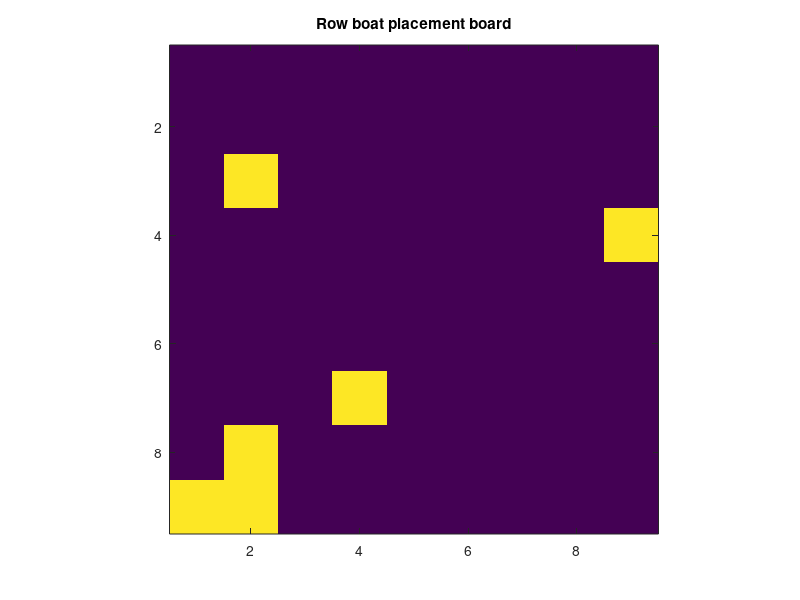

Here is the MATLAB script that generated this plot: (Note: this script raises an error after producing the figure.)
%Dhyeya Padhya
%04/22/23
%Battleship_Initial.m
%
%This program will simulate a variation of the battleship game called
%rowboat.
clear;clc

GB = zeros(9,9);    %creating a 9 x 9 Gameboard array of zeroes

counter = 0 ; 	% Count how many boats are on the board
boats = 6;  %number of boats in board
for k = 1 : 10000 	% Try up to 10000 times
      m = randi(9) ; 	% Guess a row
      n = randi(9) ; 	% Guess a column
      if (counter < boats && GB(m, n) == 0) 	
          % If the spot is empty, and not all the boats are placed yet
           GB(m, n) = 1 ; 	% Put a boat in that spot
           counter = counter + 1 ; 	% Update the count of boats on the board.
      end 	
end

imagesc(GB);     
axis square;     % This makes image a square shape
title('Row boat placement board');     % Title asked for the program


%plot axis label in bold to complement the title
xlabel('by Dhyeya Padhya', FontWeight='bold'); 
